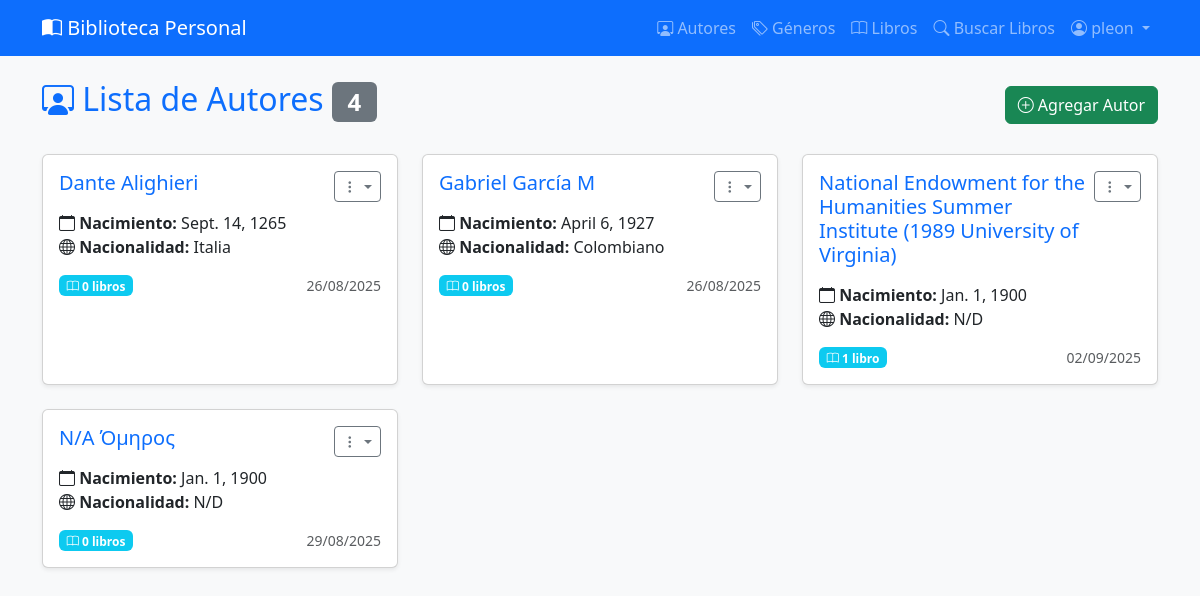
The app's page /authors/ (signed in), older data.
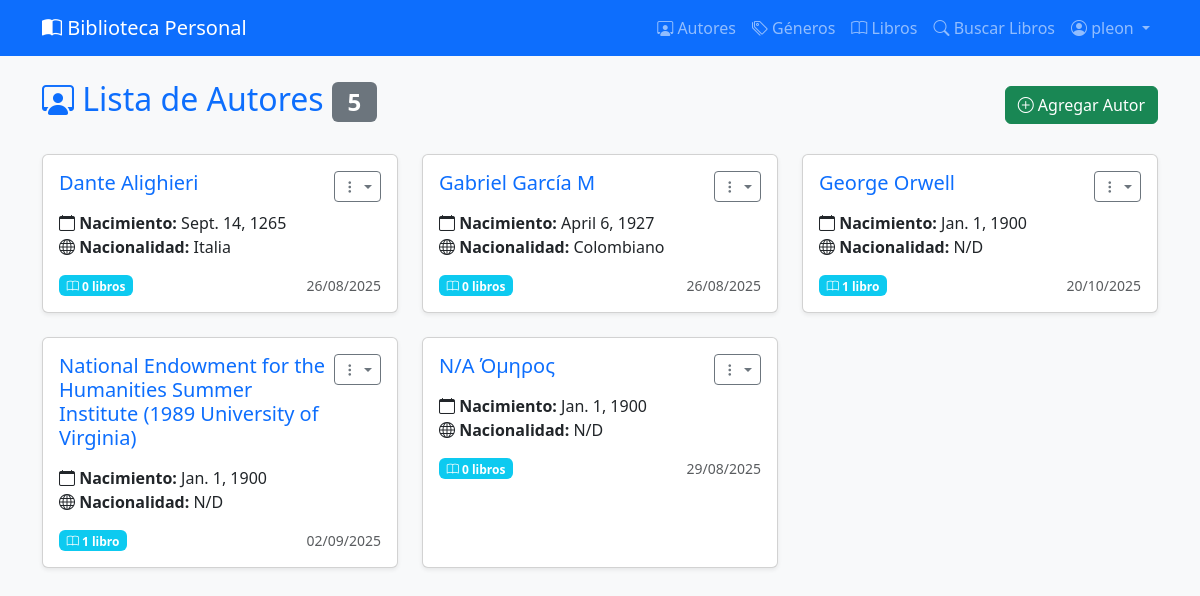
The same page, newer data.
### migrationsdb/models.py (models this page shows, shortened)
class Author(models.Model):
    id = models.BigAutoField(primary_key=True)
    first_name = models.CharField(max_length=100, verbose_name='Primer Nombre')
    last_name = models.CharField(max_length=100, verbose_name='Apellido')
    birth_date = models.DateField(verbose_name='Fecha de nacimiento')
    nationality = models.CharField(max_length=100, verbose_name='Nacionalidad')
    created_at = models.DateTimeField(auto_now_add=True)

### migrationsdb/views.py (the view)
# urls.py: path('authors/', views.list_authors, name='list_authors'),
@login_required
@permission_required('migrationsdb.view_book', raise_exception=True)
def list_authors(request):
    authors = Author.objects.all().order_by('last_name', 'first_name')
    return render(request, 'migrationsdb/authors_list.html', {'authors': authors})

### templates/migrationsdb/authors_list.html (shortened to what this page needs)
{% extends 'migrationsdb/base.html' %}
{% block content %}
<div class="d-flex justify-content-between align-items-center mb-4">
    <h2 class="text-primary">
        <i class="bi bi-person-workspace"></i> Lista de Autores
        <span class="badge bg-secondary">{{ authors.count }}</span>
    </h2>
    <a href="{% url 'create_author' %}" class="btn btn-success">
        <i class="bi bi-plus-circle"></i> Agregar Autor
    </a>
</div>
{% if authors %}
    <div class="row">
        {% for author in authors %}
            <div class="col-md-6 col-lg-4 mb-4">
                <div class="card h-100 shadow-sm">
                    <div class="card-body">
                        <div class="d-flex justify-content-between align-items-start mb-2">
                            <h5 class="card-title text-primary">{{ author.first_name }} {{ author.last_name }}</h5>
                            <div class="dropdown">
                                <button class="btn btn-sm btn-outline-secondary dropdown-toggle" type="button" data-bs-toggle="dropdown">
                                    <i class="bi bi-three-dots-vertical"></i>
                                </button>
                            </div>
                        </div>
                        <p class="card-text">
                            <i class="bi bi-calendar"></i> <strong>Nacimiento:</strong> {{ author.birth_date }}<br>
                            <i class="bi bi-globe"></i> <strong>Nacionalidad:</strong> {{ author.nationality }}
                        </p>
                        <div class="d-flex justify-content-between align-items-center">
                            <span class="badge bg-info">
                                <i class="bi bi-book"></i> {{ author.books.count }} libro{{ author.books.count|pluralize }}
                            </span>
                            <small class="text-muted">
                                {{ author.created_at|date:"d/m/Y" }}
                            </small>
                        </div>
                    </div>
                </div>
            </div>
        {% endfor %}
    </div>
{% endif %}
{% endblock %}

Row changes from the older to the newer data that the page shows:
added Author: first_name "George", last_name "Orwell", birth_date "Jan. 1, 1900", nationality "N/D", books.count "1", created_at "20/10/2025"
Text that changed along with them:
{{ authors.count }}: "4" → "5"
